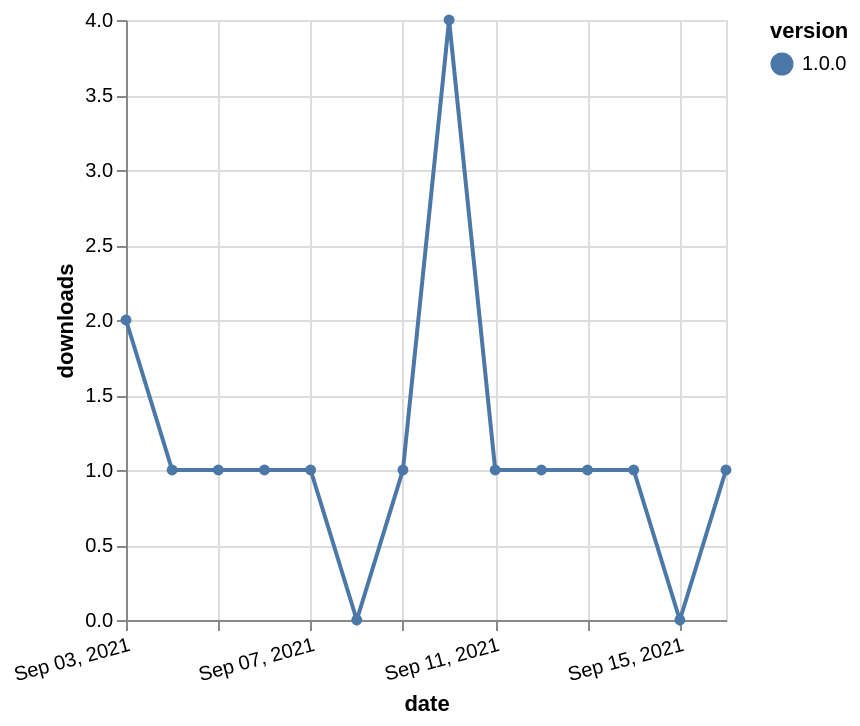

Source (Vega-Lite JSON):
### Vega-Lite specification from a JSON file in a GitHub repository (floating-point values rounded to 4 significant figures)
{"$schema": "https://vega.github.io/schema/vega-lite/v5.json", "description": "A simple bar chart with embedded data.", "data": {"values": [{"date": "2021-09-03", "total": 120, "delta": 2, "version": "1.0.0"}, {"date": "2021-09-04", "total": 121, "delta": 1, "version": "1.0.0"}, {"date": "2021-09-05", "total": 122, "delta": 1, "version": "1.0.0"}, {"date": "2021-09-06", "total": 123, "delta": 1, "version": "1.0.0"}, {"date": "2021-09-07", "total": 124, "delta": 1, "version": "1.0.0"}, {"date": "2021-09-08", "total": 124, "delta": 0, "version": "1.0.0"}, {"date": "2021-09-09", "total": 125, "delta": 1, "version": "1.0.0"}, {"date": "2021-09-10", "total": 129, "delta": 4, "version": "1.0.0"}, {"date": "2021-09-11", "total": 130, "delta": 1, "version": "1.0.0"}, {"date": "2021-09-12", "total": 131, "delta": 1, "version": "1.0.0"}, {"date": "2021-09-13", "total": 132, "delta": 1, "version": "1.0.0"}, {"date": "2021-09-14", "total": 133, "delta": 1, "version": "1.0.0"}, {"date": "2021-09-15", "total": 133, "delta": 0, "version": "1.0.0"}, {"date": "2021-09-16", "total": 134, "delta": 1, "version": "1.0.0"}]}, "width": "container", "mark": {"type": "line", "point": {"filled": true}}, "encoding": {"x": {"field": "date", "type": "temporal", "timeUnit": "yearmonthdate", "title": "date", "axis": {"labelAngle": -15}}, "y": {"field": "delta", "type": "quantitative", "title": "downloads"}, "color": {"field": "version", "type": "nominal"}, "tooltip": {"field": "delta"}}}
